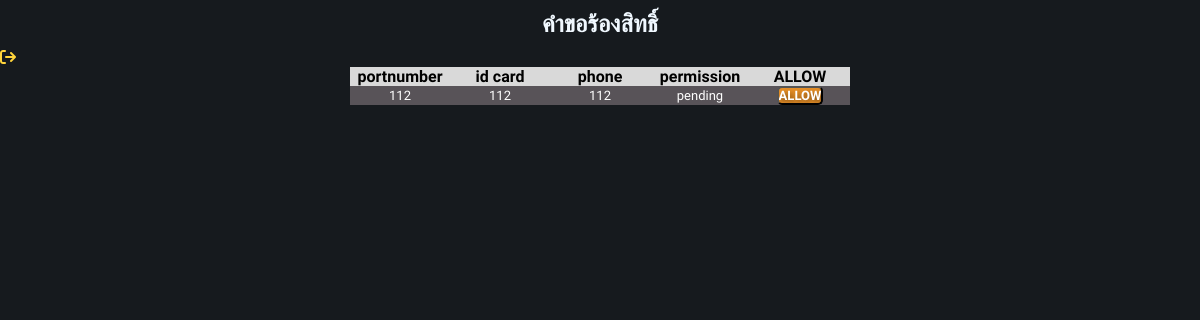
Page /admin.php (signed in) on the earlier database version.
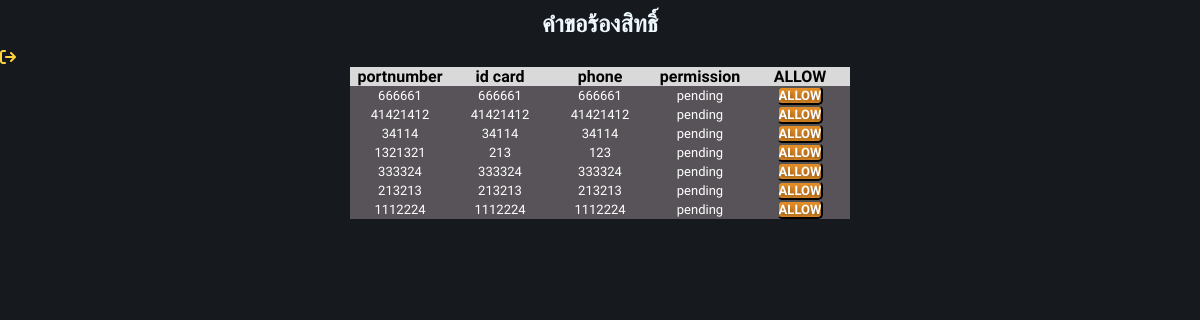
Same page on the later database version.
### tables this page shows
CREATE TABLE `infouser` (
  `info_id` int(11) NOT NULL,
  `portnumber` int(11) NOT NULL,
  `idcard` text NOT NULL,
  `phone` text NOT NULL,
  `password` int(11) NOT NULL,
  `permission` varchar(20) NOT NULL DEFAULT 'not allow',
  `Role` varchar(20) NOT NULL DEFAULT 'user'
);

### admin.php (the view, shortened to what this page needs)
<!DOCTYPE html>
<html lang="en">
<head>
    <link rel="stylesheet" href="css/admin-style.css">
    <link rel="stylesheet" href="https://cdnjs.cloudflare.com/ajax/libs/font-awesome/6.5.1/css/all.min.css" />
</head>
<body>
    <h2> คำขอร้องสิทธิ์ </h2>
    <div class="container">
    <a href="logout.php" ><i class="fa-solid fa-arrow-right-from-bracket" style="color: #FFD43B;"></i> </a>
    <table class='tablecontent'>
        <tr>
            <th>portnumber</th>
            <th>id card</th>
            <th>phone</th>
            <th>permission</th>
            <th>ALLOW</th>
        </tr>
        <?php
        include('connect.php');
        $sql = "SELECT * FROM infouser";
        $result = $conn->query($sql);
        if ($result->num_rows > 0) {
            while ($row = $result->fetch_assoc()) {
                if ($row['permission'] != "ALLOW") {
                    echo "<tr>
                            <td>" . $row['portnumber'] . "</td>
                            <td>" . $row['idcard'] . "</td>
                            <td>" . $row['phone'] . "</td>
                            <td>" . $row['permission'] . "</td>
                            <td>
                                <form action='allow.php' method='post'>
                                    <input type='hidden' name='portnumber' value='" . $row['portnumber'] . "'>
                                    <input type='submit' name='allow' value='ALLOW' class = 'allowbut'>
                                </form>
                            </td>
                        </tr>";
                }
            }
        } else {
            echo "<tr><td colspan='5'>0 results</td></tr>";
        }
        ?>
    </table>
    </div>
</body>
</html>

Differences in the rows shown:
no longer on this page (row edited): infouser: portnumber "112", idcard "112", phone "112", permission "pending"
added infouser: portnumber "666661", idcard "666661", phone "666661", permission "pending"
added infouser: portnumber "41421412", idcard "41421412", phone "41421412", permission "pending"
added infouser: portnumber "34114", idcard "34114", phone "34114", permission "pending"
added infouser: portnumber "1321321", idcard "213", phone "123", permission "pending"
added infouser: portnumber "333324", idcard "333324", phone "333324", permission "pending"
added infouser: portnumber "213213", idcard "213213", phone "213213", permission "pending"
added infouser: portnumber "1112224", idcard "1112224", phone "1112224", permission "pending"
